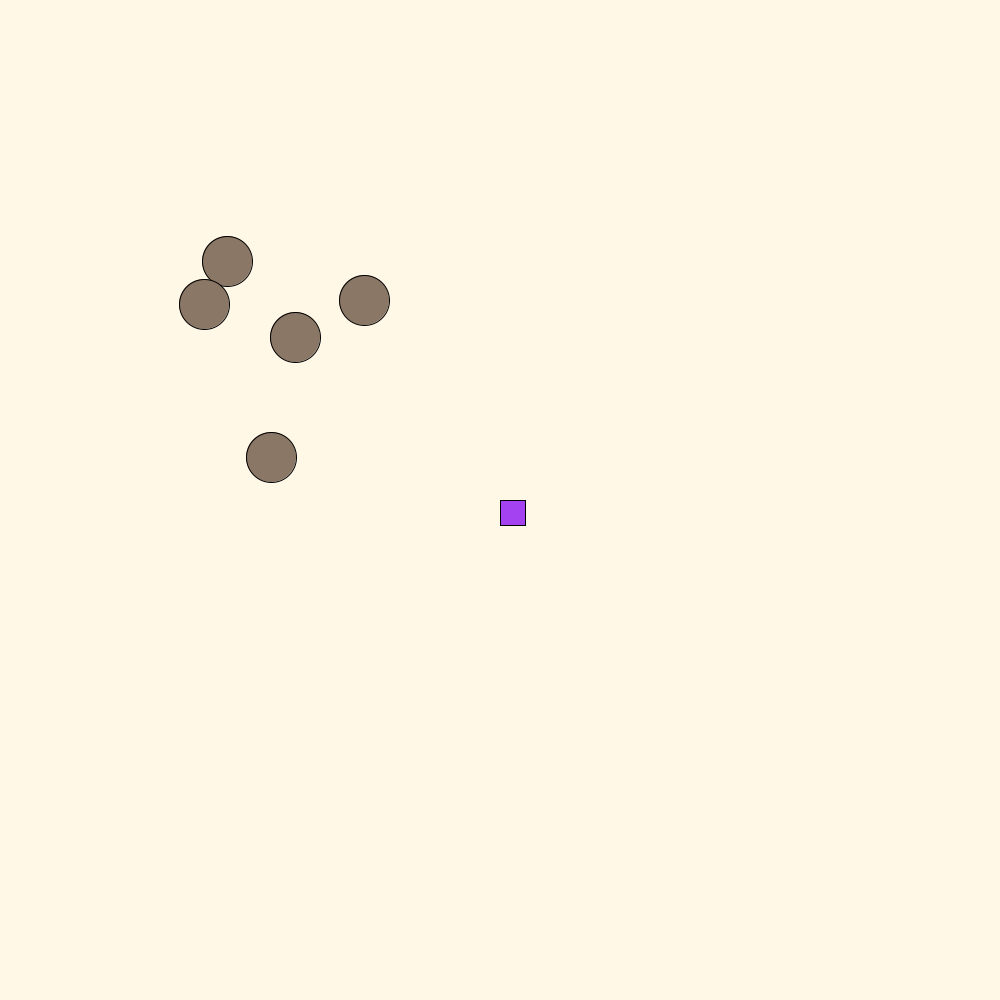
Frame 1 (no input)
Frame 60 (the mouse pressed at the canvas centre just before this capture): identical to frame 1, image omitted
Frame 120 (the mouse held since frame 60 and released just before this capture): identical to frame 1, image omitted

The Processing sketch that drew this single still picture (run headless with seeded random() and noise(); from frame 60 on, the mouse is pressed at the canvas centre):

// Processing sketch: processing_125808
// ── processing_125808.pde

IntList takenx;
IntList takeny;

void setup() {
  size(1000, 1000);
  background(255, 248, 231);
  takenx = new IntList();
  takeny = new IntList();
  random_points();
}
float ur = random(0, 255); //random user red value for character
float ug = random(0, 255); //random user green value for character
float ub = random(0, 255); //random user blue value for character
float uposx = 500;
float uposy = 500;
float uspeed = 10;
float tempone=0;
float temptwo=0;
int tempy=0;
int tempx=0;
int i = 0;
int limiter = 0;


void user_char() {
  fill(ur, ug, ub);
  rect(uposx, uposy, 25, 25);
}

void keyPressed() {
  if ((key == 'A')||(key == 'a')) {
    uposx -= uspeed;
  }
  if ((key == 'D')||(key == 'd')) {
    uposx += uspeed;
  }
  if ((key == 'W')||(key == 'w')) {
    uposy -= uspeed;
  }
  if ((key == 'S')||(key == 's')) {
    uposy += uspeed;
  }
}
//void draw(){
//  fill(ur
void random_points(){ 
  
  for (i=0;i<5; i = i + 1) {
      tempone = random(200, 500);
      tempx = int(tempone);
      takenx.append(tempx);
      temptwo = random(200, 500);
      tempy = int(temptwo);
      takeny.append(tempy);
      while (takenx.hasValue (tempx)) {
        tempone = random(200, 500);
        tempx = int(tempone);
      }
      takenx.append(tempx);

      while (takeny.hasValue (tempy)) {
        temptwo = random(200, 500);
        tempy = int(temptwo);
      }
      takeny.append(tempy);
      print(i);
    }
  }

void draw() {
  background(255, 248, 231);
  user_char();
  fill(139,119,101);
  ellipse(takenx.get(0),takeny.get(0),50,50);
  ellipse(takenx.get(1),takeny.get(1),50,50);
  ellipse(takenx.get(2),takeny.get(2),50,50);
  ellipse(takenx.get(3),takeny.get(3),50,50);
  ellipse(takenx.get(4),takeny.get(4),50,50);
}
